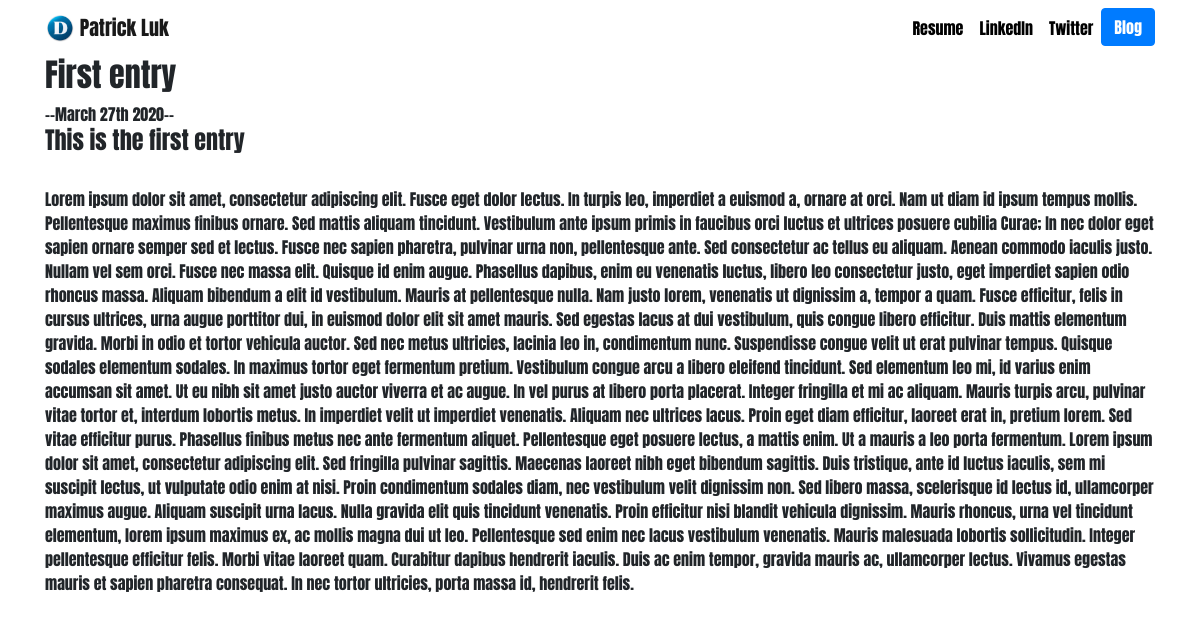
Page /blog/1/ on the committed database.
### blog/models.py (models this page shows, shortened)
class Blog(models.Model):
    title = models.CharField(max_length=250)
    description = models.CharField(max_length=500)
    date = models.DateField()
    body = models.TextField()

### blog/views.py (the view)
# urls.py: path('<int:blog_id>/', views.detail, name='detail'),
def detail(request, blog_id):
    blog = get_object_or_404(Blog, pk=blog_id)
    return render(request, 'blog/detail.html', {'blog':blog})

### blog/templates/blog/detail.html
{% extends 'portfolio/base.html' %}
{% block content %}
<h2>{{ blog.title }}</h2>
--{{ blog.date|date:'F jS Y' }}--
<h4>{{ blog.description }}</h4>
<br><p>{{ blog.body|safe }}</p>
{% endblock %}

### portfolio/static/portfolio/custom.css (style rules this page uses)
body { font-family: 'Anton', sans-serif; }

### rows in the picture
Blog: title "First entry", date "March 27th 2020", description "This is the first entry", body "Lorem ipsum dolor sit amet, consectetur adipiscing elit. Fusce eget dolor lectus. In turpis leo, imperdiet a euismod a, ornare at orci. Nam ut diam id ipsum tempus mollis. Pellentesque maximus finibus ornare. Sed mattis aliquam tincidunt. Vestibulum ante ipsum primis in faucibus orci luctus et ultrices posuere cubilia Curae; In nec dolor eget sapien ornare semper sed et lectus. Fusce nec sapien pharetra, pulvinar urna non, pellentesque ante. Sed consectetur ac tellus eu aliquam. Aenean commodo iaculis justo. Nullam vel sem orci. Fusce nec massa elit. Quisque id enim augue. Phasellus dapibus, enim eu venenatis luctus, libero leo consectetur justo, eget imperdiet sapien odio rhoncus massa.…"
